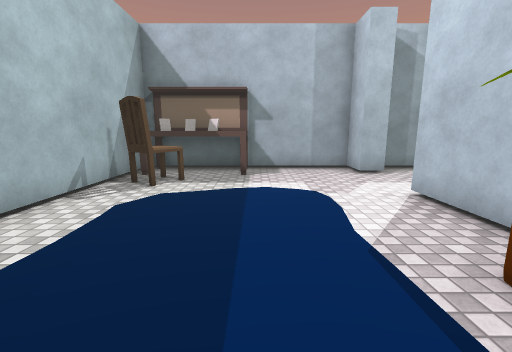
[1] (above)

19 first-person views from a walk through a 3-D level made in the Unity game engine. The camera is 1.5 m above the floor, tilts 10° down and sees 90° across. The floor is counted in squares, 1 m on a side. Each view is taken from the middle of a square. On the plan, view 1 faces up. The plan holds only what a view shows up to about 13 squares ahead; the rest is blank. The place goes on beyond the plan. The player is left out. Door leaves are left out, so doorways stand open. Some surface patterns are stand-ins.

[2]
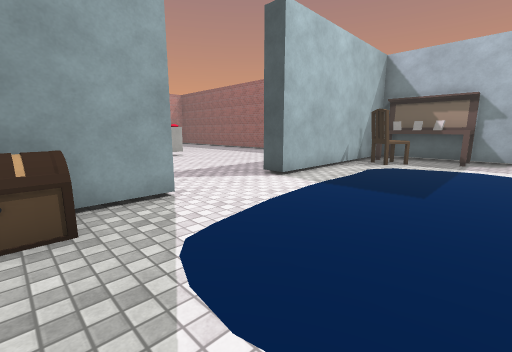

[3]
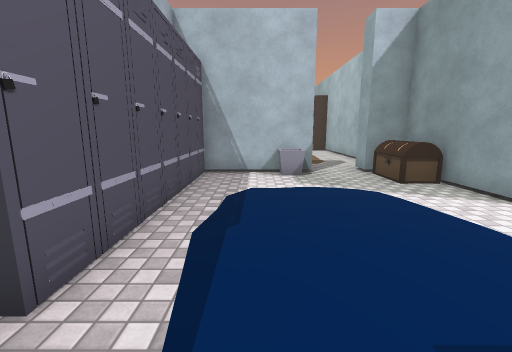

[4]
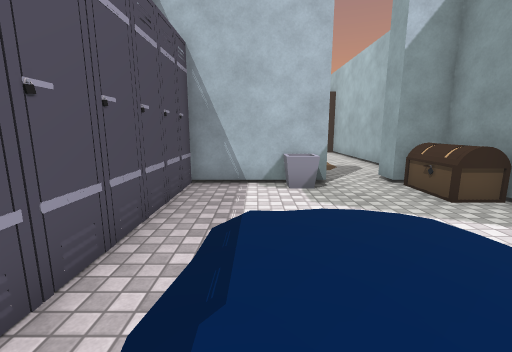

[5]
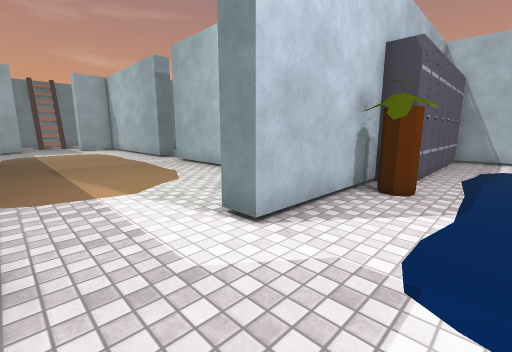

[6]
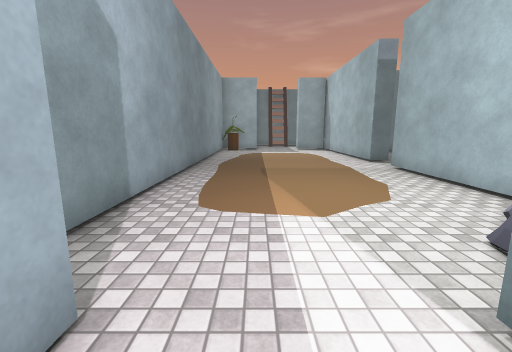

[7]
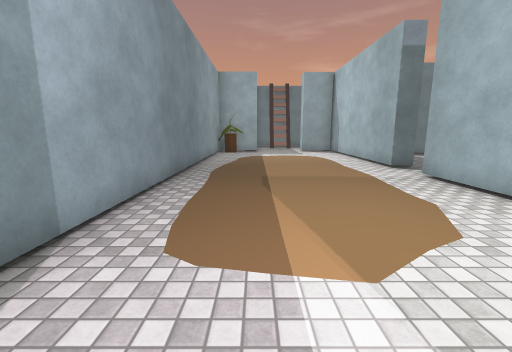

[8]
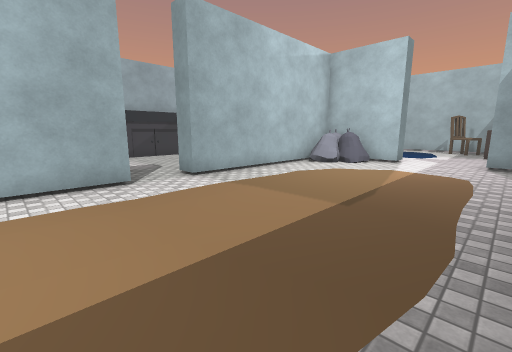

[9]
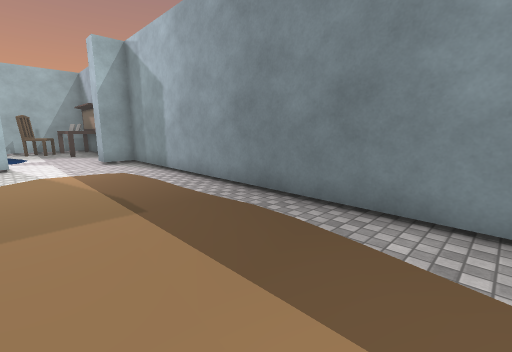

[10]
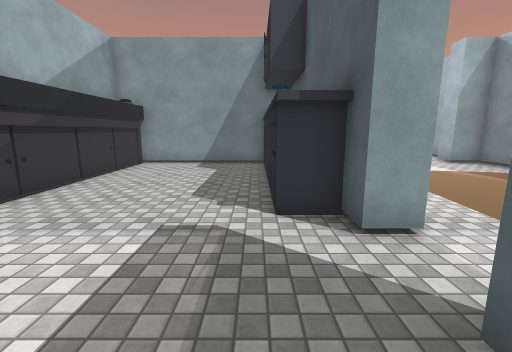

[11]
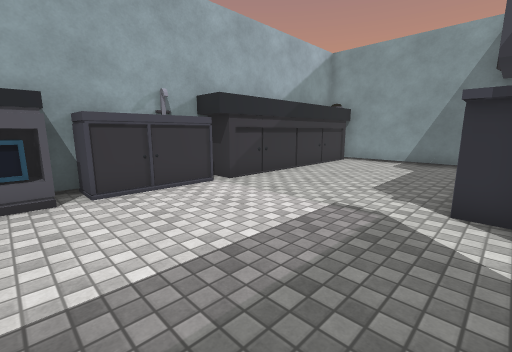

[12]
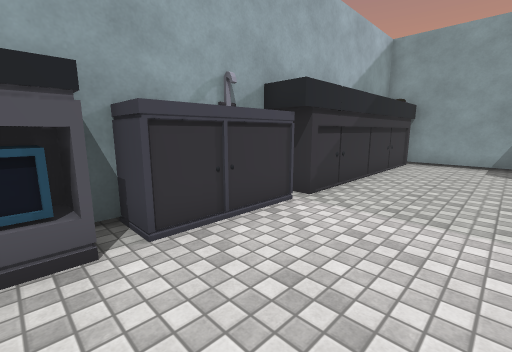

[13]
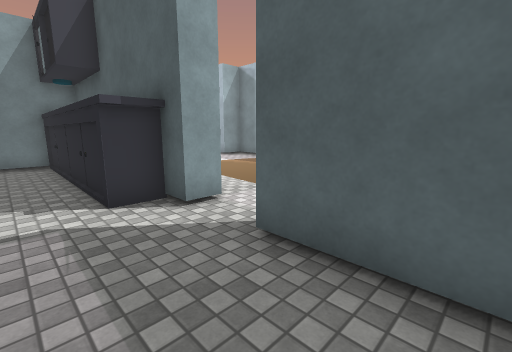

[14]
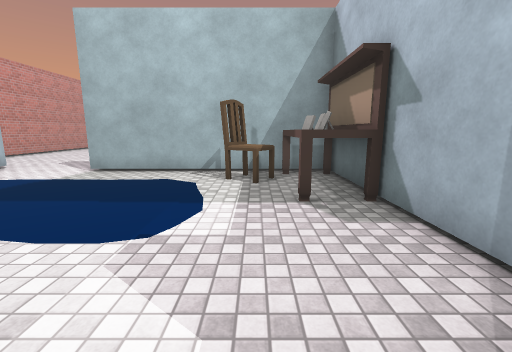

[15]
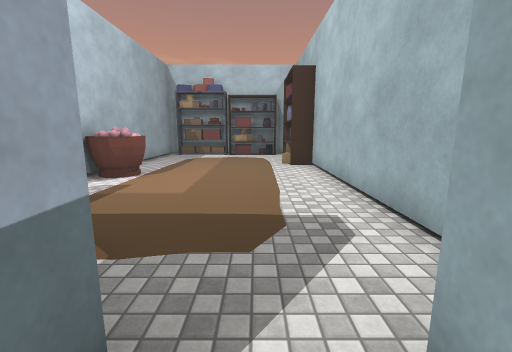

[16]
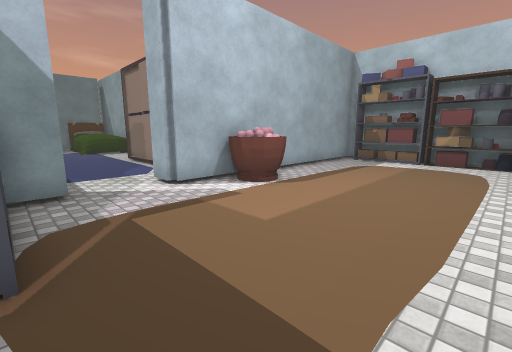

[17]
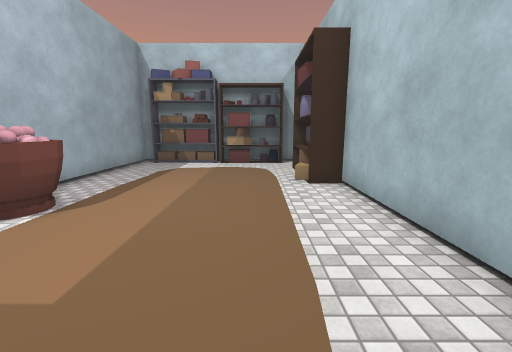

[18]
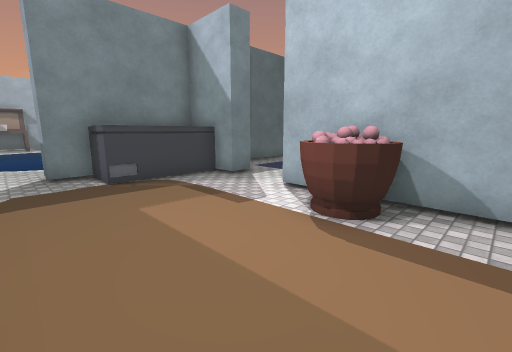

[19]
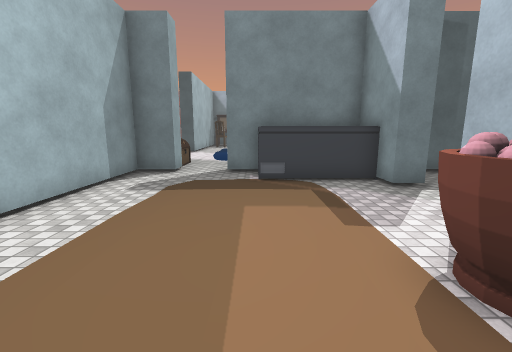

### Floor plan
Ten units are one square. View 1 is at (0, 0); x grows to the right and y downward. Boxes are objects, and circles mark ways between rooms. Rooms are numbered by the first view taken in them; rooms with no view inside come last. Other rooms are left out.
<svg viewBox="-55 -112 242 343">
<path fill="none" stroke="#000" d="M25 -24 31 -27M28 -26 32 -25M38 -10 38 -62M-45 21 -45 65 -31 65M-11 65 29 65 29 -11M-2 -105 -41 -105M-6 -107 -45 -107 -45 -18M38 -94 38 -107 -3 -107 -3 -89 -41 -89M-7 57 2 57 2 65M155 -24 182 -24M65 -39 69 -36M69 -24 135 -24M182 -107 47 -107 47 -94 38 -94M38 -62 47 -62 47 -46M68 -40 71 -36M62 -46 62 -41M57 -51 63 -48M134 54 167 54M135 -15 126 -15 126 -5 47 -5 47 55M172 54 182 54M167 65 172 65M174 61 180 61M182 -15 155 -15M50 54 129 54 129 62M38 100 38 90 1 90 1 74 -11 74M-15 225 -12 222 -9 226M-34 223 29 223M-31 74 -45 74 -45 173 -36 173 -36 182M36 225 36 123M-38 182 -35 189"/>
<rect x="-45" y="35" width="20" height="30" fill="#bbb"><title>chest</title></rect>
<rect x="-45" y="-85" width="30" height="20" fill="#bbb"><title>chair</title></rect>
<rect x="-35" y="-105" width="20" height="10" fill="#bbb"><title>other object</title></rect>
<rect x="15" y="135" width="20" height="30" fill="#bbb"><title>other object</title></rect>
<circle cx="40" cy="-80" r="3" fill="#2a7"/>
<circle cx="-25" cy="70" r="3" fill="#2a7"/>
<circle cx="145" cy="-20" r="3" fill="#2a7"/>
<text x="-10" y="-20">1</text>
<text x="120" y="-70">2</text>
<text x="130" y="20">3</text>
<text x="0" y="150">4</text>
</svg>
Room 1 opens to room 2. Room 1 opens to room 4. Room 2 opens to room 3.

Where each view was taken, in squares from view 1:
view 1: 0 up, 0 right, facing up
view 2: 5 down, 1 right, facing up-left
view 3: 3 up, 1 right, facing down
view 4: 1 up, 1 right, facing down
view 5: 9 up, 1 right, facing down-right
view 6: 8 up, 3 right, facing right
view 7: 8 up, 5 right, facing right
view 8: 10 up, 18 right, facing down-left
view 9: 6 up, 18 right, facing up-left
view 10: 0 up, 17 right, facing left
view 11: 1 up, 18 right, facing down-left
view 12: 2 down, 18 right, facing down-left
view 13: 1 down, 18 right, facing up-left
view 14: 8 up, 5 right, facing left
view 15: 6 down, 2 left, facing down
view 16: 9 down, 3 left, facing down-right
view 17: 10 down, 2 left, facing down
view 18: 17 down, 2 left, facing up-right
view 19: 17 down, 0 right, facing up
